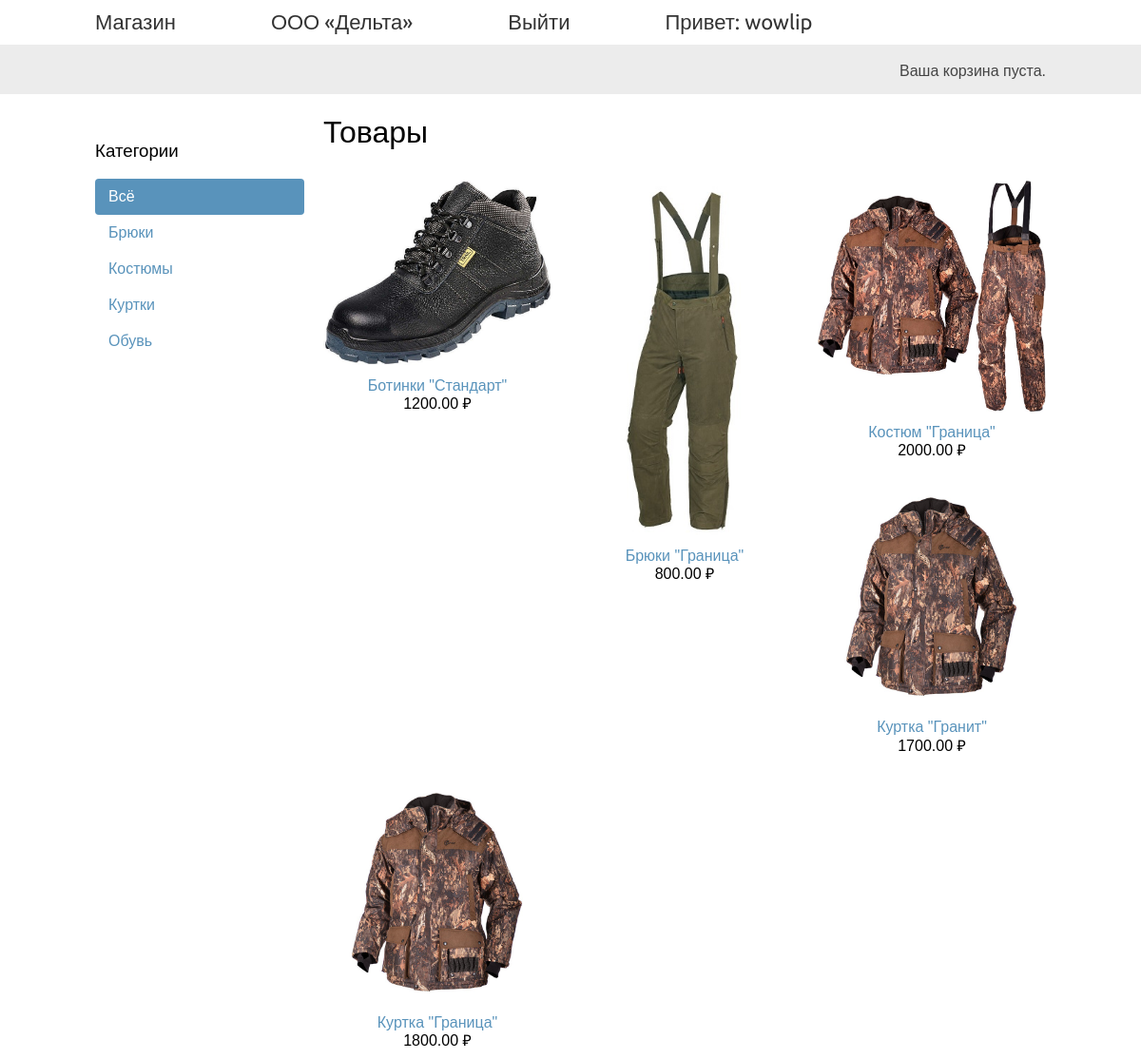
The app's page / (signed in) with its own data.
### shop/models.py (models this page shows, shortened)
class Category(models.Model):
    name = models.CharField(max_length=200, db_index=True, verbose_name='Имя')
    slug = models.SlugField(max_length=200, db_index=True, unique=True)
    class Meta:
        ordering = ('name',)
        verbose_name = 'Категория'
        verbose_name_plural = 'Категории'
    def get_absolute_url(self):
        return reverse('shop:product_list_by_category', args=[self.slug])

class Product(models.Model):
    category = models.ForeignKey(Category, related_name='product', on_delete=models.CASCADE)
    name = models.CharField(max_length=200, db_index=True)
    slug = models.SlugField(max_length=200, db_index=True)
    image = models.ImageField(upload_to='products/%Y/%m/%d', blank=True)
    description = models.TextField(blank=True)
    price = models.DecimalField(max_digits=10, decimal_places=2)
    stock = models.PositiveIntegerField()
    available = models.BooleanField(default=True)
    created = models.DateTimeField(auto_now_add=True)
    updated = models.DateTimeField(auto_now=True)
    class Meta:
        ordering = ('name',)
        index_together = (('id', 'slug'),)
    def get_absolute_url(self):
        return reverse('shop:product_detail', args=[self.id, self.slug])

### shop/views.py (the view)
# urls.py: url(r'^$', views.product_list, name='product_list'),
def product_list(request, category_slug=None):
    category = None
    categories = Category.objects.all()
    products = Product.objects.filter(available=True)
    if category_slug:
        category = get_object_or_404(Category, slug=category_slug)
        products = products.filter(category=category)
    return render(request,
                  'shop/product/list.html',
                  {'category': category,
                   'categories': categories,
                   'products': products})

### cart/cart.py (called while the page is built)
    def __len__(self):
        return sum(item['quantity'] for item in self.cart.values())

### cart/context_processors.py (called while the page is built)
def cart(request):
    return {'cart': Cart(request)}

### shop/templates/shop/product/list.html (shortened to what this page needs)
{% extends "shop/base.html" %}
{% load static %}
{% block content %}
    <div id="sidebar">
        <h3>Категории</h3>
        <ul>
            <li {% if not category %}class="selected"{% endif %}>
                <a href="{% url "shop:product_list" %}">Всё</a>
            </li>
            {% for c in categories %}
                <li {% if category.slug == c.slug %}class="selected"{% endif %}>
                    <a href="{{ c.get_absolute_url }}">{{ c.name }}</a>
                </li>
            {% endfor %}
        </ul>
    </div>
    <div id="main" class="product-list">
        <h1>{% if category %}{{ category.name }}{% else %}Товары{% endif %}</h1>
        {% for product in products %}
            <div class="item">
                <a href="{{ product.get_absolute_url }}">
                    <img src="{% if product.image %}{{ product.image.url }}{% else %}{% static "img/no_image.png" %}{% endif %}">
                </a>
                <a href="{{ product.get_absolute_url }}">{{ product.name }}</a><br>
                {{ product.price }} ₽
            </div>
        {% endfor %}
    </div>
{% endblock %}

### shop/templates/shop/base.html (shortened to what this page needs)
{% load static %}
<!DOCTYPE html>
<html>
<head>
    <link href="{% static 'css/base.css' %}" rel="stylesheet">
</head>
<body>
<div id="header">
    <a href="/" class="logo">Магазин</a>
    <a href="/account/index/" class="logo">ООО «Дельта»</a>
    {% if request.user.is_authenticated %}
        <a href="/account/login/" class="logo">Выйти</a>
        <a class="logo">Привет: {{ request.user }}</a>
    {% else %}
        <a href="/account/login/" class="logo">Вход</a>
    {% endif %}
</div>
<div id="subheader">
    <div class="cart">
    {% with total_items=cart|length %}
        {% if cart|length > 0 %}
            Ваша корзина:
            <a href="{% url "cart:cart_detail" %}">
                шт: {{ total_items }} ,
                 {{ cart.get_total_price }} ₽
            </a>
        {% else %}
            Ваша корзина пуста.
        {% endif %}
    {% endwith %}
    </div>
</div>
<div id="content">
    {% block content %}
    {% endblock %}
</div>
</body>
</html>

### shop/static/css/base.css (style rules this page uses)
body { margin:0; padding:0; font-family:helvetica, sans-serif; }
h1, h2, h3, h4, h5 , h6 { font-family: 'Ubuntu', sans-serif; font-weight:normal; }
a { text-decoration:none; color:#5993bb; }
#header { padding:10px 100px; font-size:18px; overflow:auto; }
#subheader { background:#ececec; color:#444; padding:15px 100px; overflow:auto; }
#header .logo { font-family: 'Ubuntu', sans-serif; float:left; color:#333; font-size:22px; margin-right:10%; }
#subheader .cart { float:right; padding-top:4px; }
#content { padding:0 100px; overflow:hidden; }
#sidebar { width:220px; padding:30px 20px 0 0; float:left; }
#sidebar ul { margin:0; padding:0; }
#sidebar ul li { margin:0; list-style:none; padding:10px 14px; }
#sidebar ul li a { display:block; }
#sidebar ul li.selected { background:#5993bb; border-radius:4px; }
#sidebar ul li.selected a { color:#fff; }
#main { float:left; width: 96%; margin-right:-220px; overflow:hidden; }
.product-list .item { width:25%; padding:10px 20px 10px 0; float:left; text-align:center; line-height:1.2; }
.product-list .item img { width:100%; margin-bottom:8px; }

### records on screen
Category: name "Брюки"
Category: name "Костюмы"
Category: name "Куртки"
Category: name "Обувь"
Product: image (picture), name "Ботинки \"Стандарт\"", price "1200.00"
Product: image (picture), name "Брюки \"Граница\"", price "800.00"
Product: image (picture), name "Костюм \"Граница\"", price "2000.00"
Product: image (picture), name "Куртка \"Гранит\"", price "1700.00"
Product: image (picture), name "Куртка \"Граница\"", price "1800.00"

### other values on screen
{{ request.user }} "wowlip"
